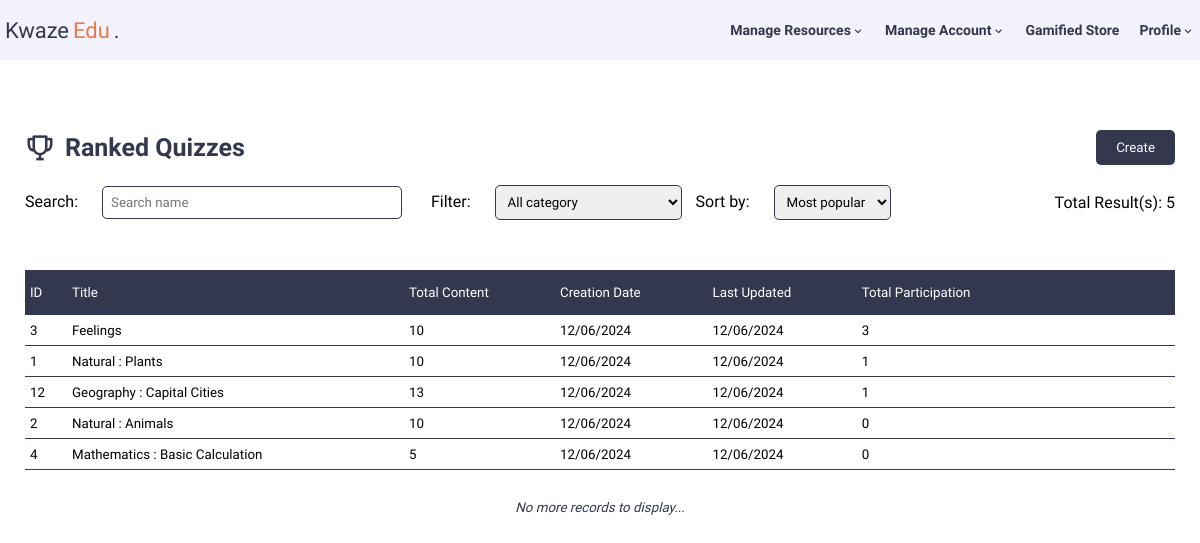
Screenshot of /php/a_rank_view.php (signed in) with the database file from the repository.
### tables this page shows
CREATE TABLE `quiz` (
  `quiz_id` int(100) NOT NULL,
  `title` varchar(50) NOT NULL,
  `category` varchar(50) NOT NULL,
  `level` varchar(50) NOT NULL,
  `type` varchar(10) NOT NULL,
  `date_created` timestamp(6) NOT NULL DEFAULT current_timestamp(6),
  `last_updated` timestamp(6) NOT NULL DEFAULT current_timestamp(6),
  `admin_id` int(11) NOT NULL
);

### php/a_rank_view.php (the view, shortened to what this page needs)
<?php
if (isset($_SESSION["user_id"]) && ($_SESSION["role"] == "admin" || $_SESSION["role"] == "manager")) {
    ?>
<!DOCTYPE html>
<html lang="en">
<head>
    <link href="https://unpkg.com/boxicons@2.1.4/css/boxicons.min.css" rel="stylesheet" />
    <link rel="stylesheet" href="../css/a_view.css" />
</head>
<body>
    <?php include 'nav_Admin.php'; ?>
    <div class="uni-wrapper">
        <div class="container flex-col">
            <div class="content-container">
                <div class="title-row">
                    <span><i class="bx bx-trophy"></i>Ranked Quizzes</span>
                    <button class="create-btn">Create</button>
                </div>
                <div class="search">
                    <div class="search-bar">
                        <span class="search-bar-text">Search:</span>
                        <input type="text" placeholder="Search name" id="searchName"/>
                        <span class="search-bar-text">Filter:</span>
                        <select class="cat-filter cat-filter-marr" name="category" id="category">
                            <option value="all">All category</option>
                        </select>
                        <span class="search-bar-text">Sort by:</span>
                        <select class="cat-filter" name="sort" id="sort">
                            <option value="popular">Most popular</option>
                        </select>
                    </div>
                    <?php
                        include "db_conn.php";
                        $quiz_query = "SELECT COUNT(*) FROM `quiz` WHERE `type` = 'rank'";
                        $quiz_total = mysqli_query($connection, $quiz_query);
                        $quiz_row = mysqli_fetch_array($quiz_total);
                        $total_quiz = $quiz_row[0];
                    ?>
                    <div class="search-result">
                        <span id="resultCount">Total Result(s) : <?php echo $total_quiz; ?></span>
                    </div>
                </div>
                <div class="table-data">
                    <table>
                        <thead>
                            <tr>
                                <th>ID</th>
                                <th>Title</th>
                                <th>Total Content</th>
                                <th>Creation Date</th>
                                <th>Last Updated</th>
                                <th>Total Participation</th>
                                <th></th>
                            </tr>
                        </thead>
                        <tbody id="quizTableBody">
                            <?php
                                include "db_conn.php";
                                if ($_SESSION["role"] == "manager") {
                                    $query = "SELECT * FROM `quiz` WHERE `type` = 'rank'";
                                } else {
                                    $query = "SELECT * FROM `quiz` WHERE `admin_id` = {$_SESSION['user_id']} AND `type` = 'rank'";
                                }
                                $results = mysqli_query($connection, $query);
                                if (mysqli_num_rows($results) > 0){
                                    while ($row = mysqli_fetch_assoc($results)) {
                                        $timestamp = $row['date_created'];
                                        $timestamp_update = $row['last_updated'];
                                        $date_created = date('d/m/Y', strtotime($timestamp));
                                        $last_updated = date('d/m/Y', strtotime($timestamp_update));
                                        ?>
                            <tr>
                                <td><?php echo $row['quiz_id'] ?></td>
                                <td><?php echo $row['title'] ?></td>
                                <?php
                                    $query_count = "SELECT COUNT(*) AS question_count FROM `quiz_question` WHERE `quiz_id` = {$row['quiz_id']}";
                                    $count_result = mysqli_query($connection, $query_count);
                                    $count_data = mysqli_fetch_assoc($count_result);
                                    $count = $count_data['question_count'];
                                ?>
                                <td><?php echo $count ?></td>
                                <td><?php echo $date_created ?></td>
                                <td><?php echo $last_updated ?></td>
                                <?php
                                    $query_count = "SELECT COUNT(*) AS part_count FROM `user_result` WHERE `quiz_id` = {$row['quiz_id']} AND `date_completed` > '$timestamp_update'";
                                    $count_result = mysqli_query($connection, $query_count);
                                    $count_data = mysqli_fetch_assoc($count_result);
                                    $part_count = $count_data['part_count'];
                                ?>
                                <td><?php echo $part_count; ?></td>
                                <td>
                                </td>
                            </tr>
                            <?php
                                    }
                                }
                                ?>
                        </tbody>
                    </table>
                    <div class="end-data">
                        <span>No more records to display...</span>
                    </div>
                </div>
            </div>
        </div>
    </div>
</body>
</html>
<?php
} else if (isset($_SESSION["user_id"]) && ($_SESSION["role"] == "user")){
    header ('Location: ../php/c_Dashboard.php');
    exit();
} else {
    header ('Location: ../php/login.php');
    exit();
}
?>

### css/a_view.css (style rules this page uses)
* { margin: 0; padding: 0; box-sizing: border-box; font-family: "Chivo", sans-serif; }
.container { width: 1190px; margin: 0 auto; }
.flex-col { display: flex; flex-direction: column; }
.content-container { padding: 20px; }
.title-row { margin-top: 50px; display: flex; justify-content: space-between; }
.title-row span { font-size: 25px; color: #33384f; font-weight: bold; display: flex; align-items: center; }
.title-row span i { margin-right: 10px; font-size: 30px; color: #33384f; }
.title-row button { background-color: #33384f; color: white; padding: 10px 20px; border: none; border-radius: 5px; cursor: pointer; }
.search { display: flex; justify-content: space-between; align-items: center; margin-top: 20px; }
.search input { width: 300px; padding: 8px; border: 1px solid #33384f; border-radius: 5px; margin-right: 25px; }
.search select { padding: 8px; border: 1px solid #33384f; border-radius: 5px; margin-right: 10px; }
.search-bar-text { margin-right: 20px; }
.cat-filter-marr { margin-right: 25px; }
.table-data { margin-top: 50px; }
.table-data table { width: 100%; border-collapse: collapse; font-size: smaller; }
.table-data table thead { background-color: #33384f; color: white; position: sticky; top: 60px; }
.table-data table thead th { padding: 15px 5px; font-weight: 500; text-align: left; }
.table-data table thead th:last-child, .table-data table tbody td:last-child { text-align: center; }
.table-data table tbody tr { border-bottom: 1px solid #33384f; transition: all 0.2s; }
.table-data table tbody tr td { padding: 5px; }
.end-data { display: flex; justify-content: center; margin-top: 30px; margin-bottom: 30px; }
.end-data span { font-size: smaller; color: #33384f; font-style: italic; }

### php/nav_Admin.php (style rules this page uses)
* { margin: 0; padding: 0; box-sizing: border-box; font-family: "Chivo", sans-serif; }
html { scroll-behavior: smooth; }
.container { width: 1190px; margin: 0 auto; }

### rows the page displays
quiz: quiz_id "1", title "Natural : Plants", count "10", date_created "12/06/2024", last_updated "12/06/2024", part_count "1"
quiz: quiz_id "2", title "Natural : Animals", count "10", date_created "12/06/2024", last_updated "12/06/2024", part_count "0"
quiz: quiz_id "3", title "Feelings", count "10", date_created "12/06/2024", last_updated "12/06/2024", part_count "3"
quiz: quiz_id "4", title "Mathematics : Basic Calculation", count "5", date_created "12/06/2024", last_updated "12/06/2024", part_count "0"
quiz: quiz_id "12", title "Geography : Capital Cities", count "13", date_created "12/06/2024", last_updated "12/06/2024", part_count "1"
